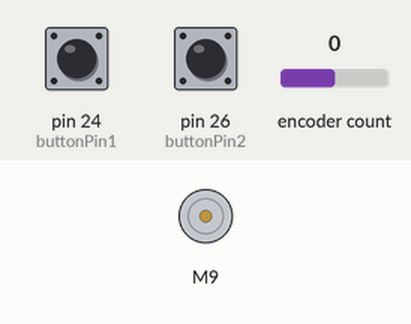
This sketch was run on a simulated Arduino Mega 2560, built with avr-gcc and run on an emulated ATmega2560. Shown: DC motor (green arrow = forward, orange = backward, longer = faster). Inputs (shaded band) come from the test bench; at power-on: pin 24 (buttonPin1) HIGH, pin 26 (buttonPin2) HIGH, encoder count 0. What the sketch prints to the serial monitor is not drawn.

Above: at 1.2 s.
1.3 s: pin 24 (buttonPin1) pulled LOW for 0.15 s
At 2.1 s:
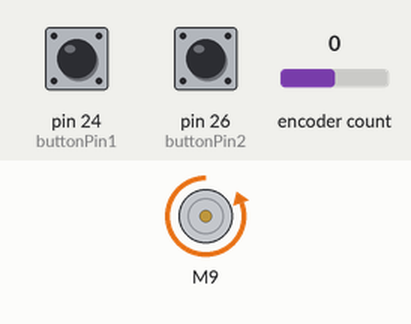
2.9 s: pin 26 (buttonPin2) pulled LOW for 0.15 s
At 3.3 s:
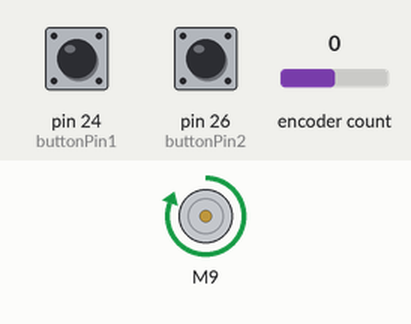
4.5 s: pin 24 (buttonPin1) pulled LOW for 1 s
At 5.7 s:
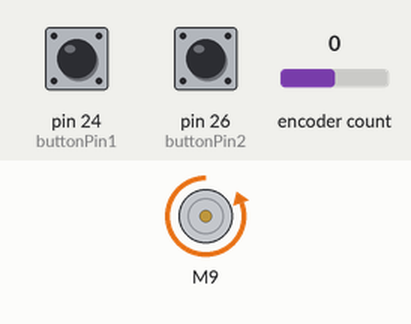
7.0 s: pin 26 (buttonPin2) pulled LOW for 1 s
At 7.6 s:
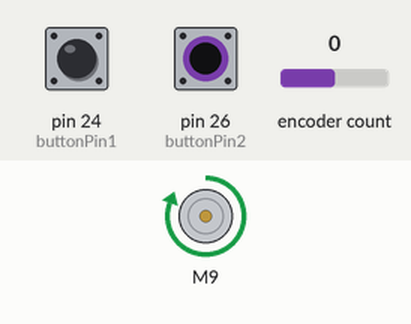
Timing chart, 0 to 10.0 s (numbered marks = the images above; inputs shaded):
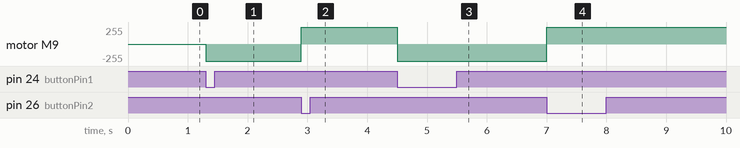

Measured:
- after the input at 1.3 s, motor M9: stopped → backward 255/255 at once
- after the input at 2.9 s, motor M9: backward 255/255 → forward 255/255 at once
- after the input at 4.5 s, motor M9: forward 255/255 → backward 255/255 at once
- after the input at 7.0 s, motor M9: backward 255/255 → forward 255/255 at once

The sketch:

servo.ino
```cpp
#include <Encoder.h>
#include "BTS7960.h"
int pin = 7;
unsigned long duration;

int32_t start_angle, end_angle;


/* Define Mode
  0: Locked Mode
  1: Auto Handling Mode
  2: Remode Handling Mode
*/

/* Define DIR */
/* DIR: Run Forward: R_PWM - Run Reverse: L_PWM */
const uint8_t EN = 11;
const uint8_t L_PWM = 9;
const uint8_t R_PWM = 10;

const int buttonPin1 = 24;
const int buttonPin2 = 26;

int buttonState1 = 0;
int buttonState2 = 0;
int lastButtonState1 = 0;
int lastButtonState2 = 0;

BTS7960 motorController(EN, L_PWM, R_PWM);

// Change these pin numbers to the pins connected to your encoder.
//   Best Performance: both pins have interrupt capability
//   Good Performance: only the first pin has interrupt capability
//   Low Performance:  neither pin has interrupt capability
// Change these two numbers to the pins connected to your encoder.
//   Best Performance: both pins have interrupt capability
//   Good Performance: only the first pin has interrupt capability
//   Low Performance:  neither pin has interrupt capability
Encoder myEnc(2, 8);
//   avoid using pins with LEDs attached
long oldPosition  = -999;
long newPosition;
void setup() {
  pinMode(buttonPin1, INPUT_PULLUP);
  pinMode(buttonPin2, INPUT_PULLUP);

  Serial.begin(9600);
  Serial.println("Basic Encoder Test:");

}

void loop() {
  newPosition = myEnc.read();
  end_angle = newPosition / 1000;

  buttonState1 = digitalRead(buttonPin1);
  buttonState2 = digitalRead(buttonPin2);

  if(buttonState1 != lastButtonState1){
    if (buttonState1 == LOW){
      servo_handle(end_angle, 0, 22, 255);
      end_angle = 0;
    }
  }

  if(buttonState2 != lastButtonState2){
    if (buttonState2 == LOW){
      servo_handle(end_angle, 0, -22, 255);
      end_angle = 0;
    }
  }

  lastButtonState1 = buttonState1;
  lastButtonState2 = buttonState2;
}

void motor_run( uint32_t pulse, uint32_t dir ) {
  motorController.Enable();
  if (dir == 1) {
    motorController.TurnLeft(pulse);
  }
  else if (dir == 0) {
    motorController.TurnRight(pulse);
  }
}

void servo_handle(int32_t end_angle, int32_t start, int32_t ended, uint32_t pulse) {
  uint32_t dir;
  if (ended - start > 0) {
    //dir = 1;
    if (end_angle >= start && end_angle < ended) {
      motor_run(pulse, 1);
    }

    if (end_angle >= ended){
      motor_run (0, 1);
    }
  }

  if (ended - start < 0) {
    //dir = 0;
    if (end_angle <= start && end_angle > ended) {
      motor_run(pulse, 0);
    }

    if (end_angle <= ended){
      motor_run(0, 0);
    }

    end_angle = 0;
  }


}
```
